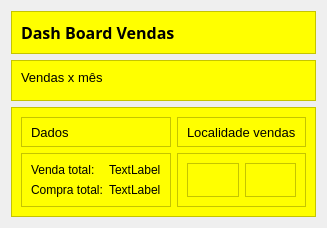
            <widget class="QWidget" name="resumo_page">
             <layout class="QVBoxLayout" name="verticalLayout_12">
              <item>
               <widget class="QFrame" name="frame_21">
                <property name="minimumSize">
                 <size>
                  <width>0</width>
                  <height>0</height>
                 </size>
                </property>
                <property name="maximumSize">
                 <size>
                  <width>16777215</width>
                  <height>45</height>
                 </size>
                </property>
                <property name="styleSheet">
                 <string notr="true">background-color: rgb(255, 255, 0);</string>
                </property>
                <property name="frameShape">
                 <enum>QFrame::StyledPanel</enum>
                </property>
                <property name="frameShadow">
                 <enum>QFrame::Raised</enum>
                </property>
                <layout class="QVBoxLayout" name="verticalLayout_13">
                 <item>
                  <widget class="QLabel" name="label">
                   <property name="font">
                    <font>
                     <family>Segoe UI Black</family>
                     <pointsize>12</pointsize>
                     <weight>75</weight>
                     <bold>true</bold>
                    </font>
                   </property>
                   <property name="text">
                    <string>Dash Board Vendas</string>
                   </property>
                  </widget>
                 </item>
                </layout>
               </widget>
              </item>
              <item>
               <widget class="QFrame" name="frame_3">
                <property name="styleSheet">
                 <string notr="true">background-color: rgb(255, 255, 0);</string>
                </property>
                <property name="frameShape">
                 <enum>QFrame::StyledPanel</enum>
                </property>
                <property name="frameShadow">
                 <enum>QFrame::Raised</enum>
                </property>
                <layout class="QGridLayout" name="gridLayout_3">
                 <item row="0" column="0">
                  <widget class="QLabel" name="label_2">
                   <property name="maximumSize">
                    <size>
                     <width>16777215</width>
                     <height>15</height>
                    </size>
                   </property>
                   <property name="font">
                    <font>
                     <family>Segoe UI</family>
                     <pointsize>10</pointsize>
                    </font>
                   </property>
                   <property name="text">
                    <string>Vendas x mês</string>
                   </property>
                  </widget>
                 </item>
                 <item row="1" column="0">
                  <widget class="QFrame" name="frame_vendas_mes">
                   <property name="frameShape">
                    <enum>QFrame::StyledPanel</enum>
                   </property>
                   <property name="frameShadow">
                    <enum>QFrame::Raised</enum>
                   </property>
                  </widget>
                 </item>
                </layout>
               </widget>
              </item>
              <item>
               <widget class="QFrame" name="frame_20">
                <property name="styleSheet">
                 <string notr="true">background-color: rgb(255, 255, 0);</string>
                </property>
                <property name="frameShape">
                 <enum>QFrame::StyledPanel</enum>
                </property>
                <property name="frameShadow">
                 <enum>QFrame::Raised</enum>
                </property>
                <layout class="QGridLayout" name="gridLayout_5">
                 <item row="0" column="0">
                  <widget class="QFrame" name="frame_23">
                   <property name="maximumSize">
                    <size>
                     <width>16777215</width>
                     <height>30</height>
                    </size>
                   </property>
                   <property name="frameShape">
                    <enum>QFrame::StyledPanel</enum>
                   </property>
                   <property name="frameShadow">
                    <enum>QFrame::Raised</enum>
                   </property>
                   <layout class="QVBoxLayout" name="verticalLayout_15">
                    <item>
                     <widget class="QLabel" name="label_3">
                      <property name="maximumSize">
                       <size>
                        <width>16777215</width>
                        <height>15</height>
                       </size>
                      </property>
                      <property name="font">
                       <font>
                        <family>Segoe UI</family>
                        <pointsize>10</pointsize>
                       </font>
                      </property>
                      <property name="text">
                       <string>Dados</string>
                      </property>
                     </widget>
                    </item>
                   </layout>
                  </widget>
                 </item>
                 <item row="0" column="1" colspan="2">
                  <widget class="QFrame" name="frame_24">
                   <property name="maximumSize">
                    <size>
                     <width>16777215</width>
                     <height>30</height>
                    </size>
                   </property>
                   <property name="frameShape">
                    <enum>QFrame::StyledPanel</enum>
                   </property>
                   <property name="frameShadow">
                    <enum>QFrame::Raised</enum>
                   </property>
                   <layout class="QVBoxLayout" name="verticalLayout_14">
                    <item>
                     <widget class="QLabel" name="label_9">
                      <property name="maximumSize">
                       <size>
                        <width>16777215</width>
                        <height>15</height>
                       </size>
                      </property>
                      <property name="font">
                       <font>
                        <family>Segoe UI</family>
                        <pointsize>10</pointsize>
                       </font>
                      </property>
                      <property name="text">
                       <string>Localidade vendas</string>
                      </property>
                     </widget>
                    </item>
                   </layout>
                  </widget>
                 </item>
                 <item row="1" column="0">
                  <widget class="QFrame" name="frame_dados">
                   <property name="frameShape">
                    <enum>QFrame::StyledPanel</enum>
                   </property>
                   <property name="frameShadow">
                    <enum>QFrame::Raised</enum>
                   </property>
                   <layout class="QFormLayout" name="formLayout">
                    <item row="0" column="0">
                     <widget class="QLabel" name="label_11">
                      <property name="text">
                       <string>Venda total:</string>
                      </property>
                     </widget>
                    </item>
                    <item row="0" column="1">
                     <widget class="QLabel" name="venda_label">
                      <property name="text">
                       <string>TextLabel</string>
                      </property>
                     </widget>
                    </item>
                    <item row="1" column="0">
                     <widget class="QLabel" name="label_12">
                      <property name="text">
                       <string>Compra total:</string>
                      </property>
                     </widget>
                    </item>
                    <item row="1" column="1">
                     <widget class="QLabel" name="compra_label">
                      <property name="text">
                       <string>TextLabel</string>
                      </property>
                     </widget>
                    </item>
                   </layout>
                  </widget>
                 </item>
                 <item row="1" column="1" colspan="2">
                  <widget class="QFrame" name="frame_26">
                   <property name="frameShape">
                    <enum>QFrame::StyledPanel</enum>
                   </property>
                   <property name="frameShadow">
                    <enum>QFrame::Raised</enum>
                   </property>
                   <layout class="QHBoxLayout" name="horizontalLayout_4">
                    <item>
                     <widget class="QFrame" name="frame_localidade_vendas">
                      <property name="frameShape">
                       <enum>QFrame::StyledPanel</enum>
                      </property>
                      <property name="frameShadow">
                       <enum>QFrame::Raised</enum>
                      </property>
                     </widget>
                    </item>
                    <item>
                     <widget class="QFrame" name="frame_localidades_vendas_2">
                      <property name="frameShape">
                       <enum>QFrame::StyledPanel</enum>
                      </property>
                      <property name="frameShadow">
                       <enum>QFrame::Raised</enum>
                      </property>
                     </widget>
                    </item>
                   </layout>
                  </widget>
                 </item>
                </layout>
               </widget>
              </item>
             </layout>
            </widget>
